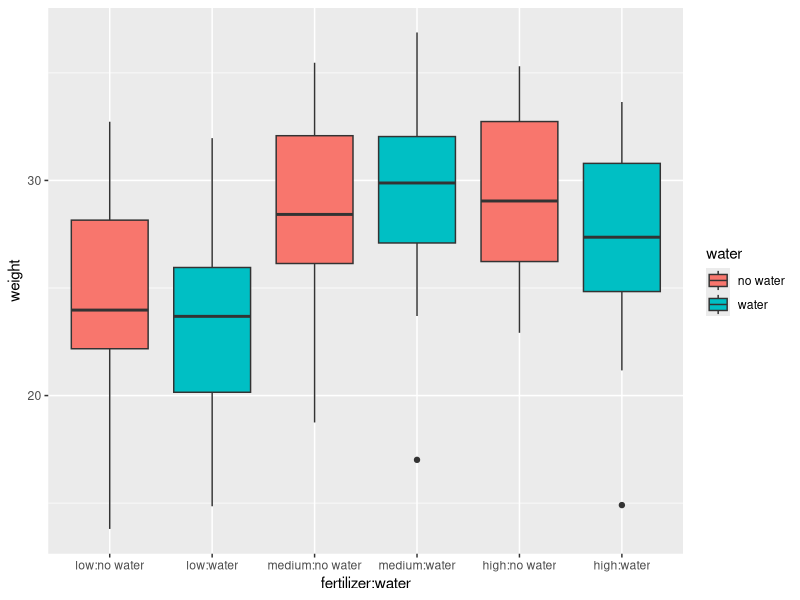
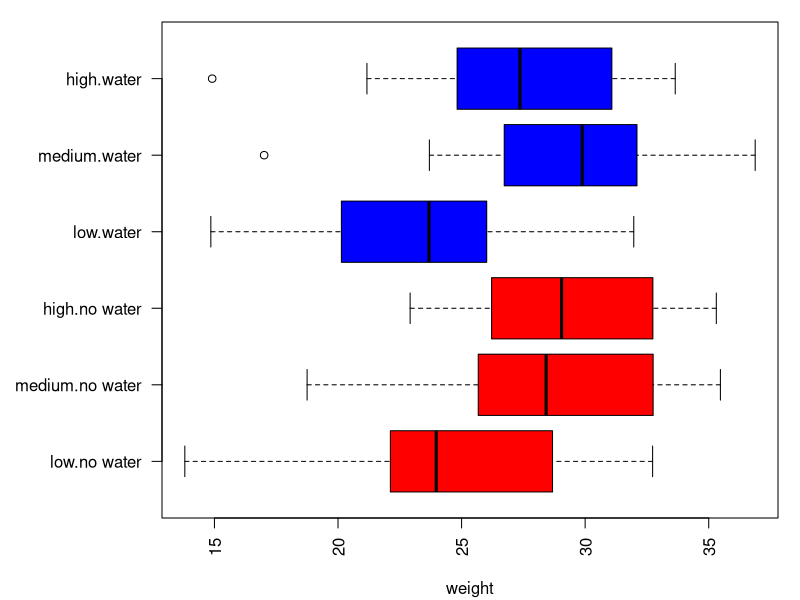

Here is the R script that generated these plots, in order:
## ---- chunk 1
fig.dim <- 4
knitr::opts_chunk$set(fig.width=2*fig.dim,
                      fig.height=fig.dim,
                      fig.align='center')
set.seed(23)
library(matrixStats)
library(tidyverse)
## ---- chunk 2
head( expand.grid(
          fertilizer=c("low", "medium", "high"),
          water=c("no water", "water"),
          plot=1:4,
          plant=1:5,
          weight=NA))
## ---- chunk 3
if (!exists("pumpkins")) {
    pumpkins <- expand.grid(
              fertilizer=c("low", "medium", "high"),
              water=c("no water", "water"),
              plot=1:4,
              plant=1:5)
    alpha <- c(low=0, medium=4, high=4)
    beta <- c("no water"=0, water=-2)
    pumpkins$weight <- with(pumpkins,
               25 + alpha[fertilizer] + beta[water] + rnorm(nrow(pumpkins), sd=5))
}

ggplot(pumpkins) + geom_boxplot(aes(x=fertilizer:water, y=weight, fill=water))
par(mar=c(4,8,1,1)+.1)
boxplot(weight ~ fertilizer:water, data=pumpkins, las=2, ylab='',
        horizontal=TRUE, col=rep(c('red', 'blue'), each=3))

## ---- chunk 4
summary(lm(weight ~ fertilizer + water, data=pumpkins))
## ---- chunk 5
summary(aov(weight ~ fertilizer + water, data=pumpkins))
## ---- chunk 6
anova(lm(weight ~ fertilizer + water, data=pumpkins))
## ---- chunk 7
TukeyHSD(aov(weight ~ fertilizer + water, data=pumpkins))
## ---- chunk 8
summary(aov(weight ~ fertilizer * water, data=pumpkins))
## ---- chunk 9
summary(lm(weight ~ fertilizer * water, data=pumpkins))
## ---- chunk 10
anova(lm(weight ~ fertilizer * water, data=pumpkins))
## ---- chunk 11
anova(
      lm(weight ~ water, data=pumpkins),
      lm(weight ~ fertilizer + water, data=pumpkins),
      lm(weight ~ fertilizer * water, data=pumpkins)
)
